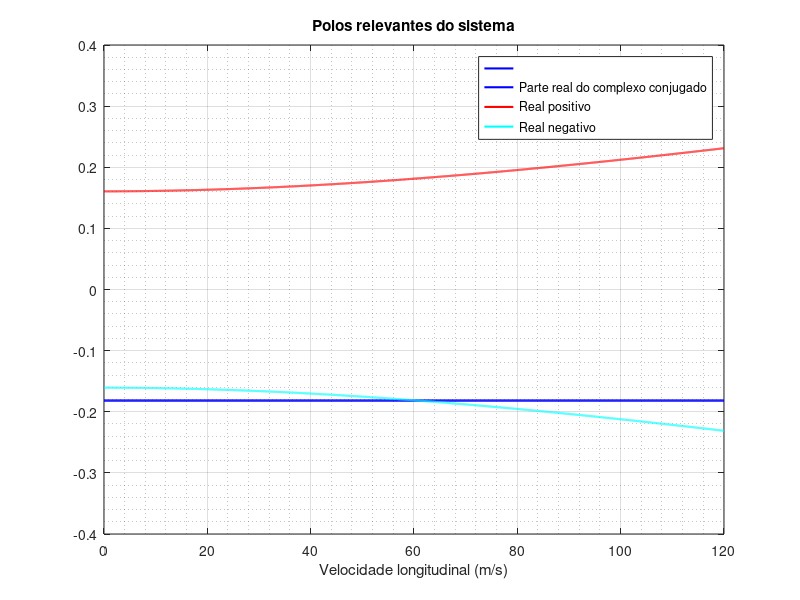
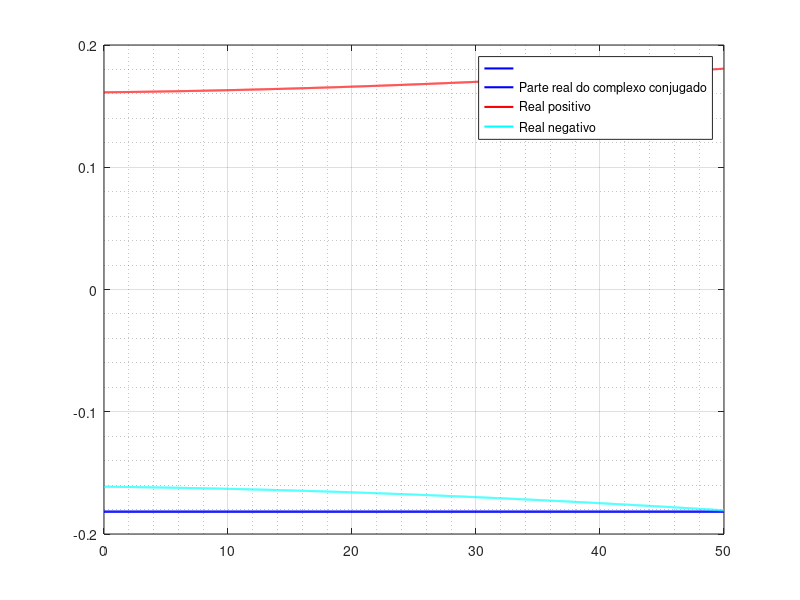

Write MATLAB code to recreate these figures, in order. (Note: this script raises an error after producing the figures.)

%%Análise de polos para variação de velocidade  longitudinal 
resp = [];
intervalovel = 0:0.01:120;

for n = intervalovel
    u = n;
    a = 13*pi/180;
    v = 0;
    
    %primeira coluna
    p11 = 0;
    p21 = 0;
    p31 = 0;
    p41 = -(62717/10);
    p51 = -(96859081111/(44*(-16864415+425920*(cos(a))^2)));
    p61 = (5.05419*10^7*sec(a))/(851840-33728830*sec(a)^2);
    
    %segunda coluna
    p12 = 0;
    p22 = 0;
    p32 = 0;
    p42 = 28717/10;
    p52 = 96859081111/(44*(-16864415+425920*cos(a)^2));
    p62 = -((5.05419*10^7*sec(a))/(851840-33728830*sec(a)^2));
    
    %terceira coluna
    p13 = 0;
    p23 = 0;
    p33 = 0;
    p43 = 0;
    p53 =  (688.225*(0.15714 + 0.01111*a + 0.00017*a^2)*(u + v)^2*cos(a)^2)/(-16864415 + 425920*cos(a)^2) + (2.42*(0.0041 + 0.000041*u)*(1.72656*10^6 - 125.132*(0.21999 + 0.07378*a - 0.00165*a^2)*(u + v)^2)*cos(a)^2)/(-16864415 + 425920*cos(a)^2) + (4.17828*10^6*cos(a)*sin(a))/(-16864415 + 425920*cos(a)^2) - (688.225*(0.21999 + 0.07378*a - 0.00165*a^2)*(u + v)^2*cos(a)*sin(a))/(-16864415 + 425920*cos(a)^2);
    p63 = -((3.79843*10^6*(0.0041 + 0.000041*u)*sec(a))/(851840 - 33728830*sec(a)^2)) - (625.659*(0.15714 + 0.01111*a + 0.00017*a^2)*(u + v)^2*sec(a))/(851840 - 33728830*sec(a)^2) + (275.29*(0.21999 + 0.07378*a - 0.00165*a^2)*(0.0041 + 0.000041*u)*(u +v)^2*sec(a))/(851840 - 33728830*sec(a)^2) - (3.79843*10^6*sec(a)*tan(a))/(851840 - 33728830*sec(a)^2) + (625.659*(0.21999 + 0.07378*a - 0.00165*a^2)*(u + v)^2*sec(a)*tan(a))/(851840 - 33728830*sec(a)^2);
    
    %quarta coluna 
    p14 = 1;
    p24 = 0;
    p34 = 0;
    p44 = -(13987/500);
    p54 = 86173787767/(4400*(16864415 - 425920*cos(a)^2));
    p64 = (224831*sec(a))/(425920 - 16864415*sec(a)^2);
    
    %quinta coluna
    p15 = 0;
    p25 = 1;
    p35 = 0;
    p45 = 25549/1000;
    p55 = 1723475755340/(-1484068520000 + 3.7481*10^10*cos(a)^2);
    p65 = (224831*sec(a))/(-425920 + 16864415*sec(a)^2);
    
    %sexta coluna
    p16 = 0;
    p26 = 0;
    p36 = 1;
    p46 = 0;
    p56 = 0;
    p66 = 0;
    
    Polos = [p11 p12 p13 p14 p15 p16; p21 p22 p23 p24 p25 p26; p31 p32 p33 p34 p35 p36; p41 p42 p43 p44 p45 p46; p51 p52 p53 p54 p55 p56; p61 p62 p63 p64 p65 p66];
    
    z = eig(Polos);

    resp = cat(2, resp, z);
end

resp_rel = resp(3:6,:);
resp_imag = imag(resp_rel);
resp_real = real(resp);
relf = abs(resp_rel);
for i=1:length(relf)
    relf(4,i) = -relf(4,i);
end

LineWidth = 5;
figure(1)
plot(intervalovel, resp_real(3:4,:), "b", "LineWidth", 1.5)
hold on
plot(intervalovel, relf(3,:), "r", "LineWidth", 1.5)
hold on
plot(intervalovel, relf(4,:), "c", "LineWidth", 1.5)
grid on
grid minor
legend( "", "Parte real do complexo conjugado", "Real positivo", "Real negativo")
title("Polos relevantes do sistema")
xlabel('Velocidade longitudinal (m/s)')


%%%%%%%%%%%%%%%%%%%%%%Análise de polos para variação de velocidade do vento
resp = [];
intervalovento = 0:0.01:50;

for n = intervalovento
    u = 10;
    a = 13*pi/180;
    v = n;
    %primeira coluna
    p11 = 0;
    p21 = 0;
    p31 = 0;
    p41 = -(62717/10);
    p51 = -(96859081111/(44*(-16864415+425920*(cos(a))^2)));
    p61 = (5.05419*10^7*sec(a))/(851840-33728830*sec(a)^2);
    
    %segunda coluna
    p12 = 0;
    p22 = 0;
    p32 = 0;
    p42 = 28717/10;
    p52 = 96859081111/(44*(-16864415+425920*cos(a)^2));
    p62 = -((5.05419*10^7*sec(a))/(851840-33728830*sec(a)^2));
    
    %terceira coluna
    p13 = 0;
    p23 = 0;
    p33 = 0;
    p43 = 0;
    p53 =  (688.225*(0.15714 + 0.01111*a + 0.00017*a^2)*(u + v)^2*cos(a)^2)/(-16864415 + 425920*cos(a)^2) + (2.42*(0.0041 + 0.000041*u)*(1.72656*10^6 - 125.132*(0.21999 + 0.07378*a - 0.00165*a^2)*(u + v)^2)*cos(a)^2)/(-16864415 + 425920*cos(a)^2) + (4.17828*10^6*cos(a)*sin(a))/(-16864415 + 425920*cos(a)^2) - (688.225*(0.21999 + 0.07378*a - 0.00165*a^2)*(u + v)^2*cos(a)*sin(a))/(-16864415 + 425920*cos(a)^2);
    p63 = -((3.79843*10^6*(0.0041 + 0.000041*u)*sec(a))/(851840 - 33728830*sec(a)^2)) - (625.659*(0.15714 + 0.01111*a + 0.00017*a^2)*(u + v)^2*sec(a))/(851840 - 33728830*sec(a)^2) + (275.29*(0.21999 + 0.07378*a - 0.00165*a^2)*(0.0041 + 0.000041*u)*(u +v)^2*sec(a))/(851840 - 33728830*sec(a)^2) - (3.79843*10^6*sec(a)*tan(a))/(851840 - 33728830*sec(a)^2) + (625.659*(0.21999 + 0.07378*a - 0.00165*a^2)*(u + v)^2*sec(a)*tan(a))/(851840 - 33728830*sec(a)^2);
    
    %quarta coluna 
    p14 = 1;
    p24 = 0;
    p34 = 0;
    p44 = -(13987/500);
    p54 = 86173787767/(4400*(16864415 - 425920*cos(a)^2));
    p64 = (224831*sec(a))/(425920 - 16864415*sec(a)^2);
    
    %quinta coluna
    p15 = 0;
    p25 = 1;
    p35 = 0;
    p45 = 25549/1000;
    p55 = 1723475755340/(-1484068520000 + 3.7481*10^10*cos(a)^2);
    p65 = (224831*sec(a))/(-425920 + 16864415*sec(a)^2);
    
    %sexta coluna
    p16 = 0;
    p26 = 0;
    p36 = 1;
    p46 = 0;
    p56 = 0;
    p66 = 0;
    
    Polos = [p11 p12 p13 p14 p15 p16; p21 p22 p23 p24 p25 p26; p31 p32 p33 p34 p35 p36; p41 p42 p43 p44 p45 p46; p51 p52 p53 p54 p55 p56; p61 p62 p63 p64 p65 p66];
    z = eig(Polos);
    resp = cat(2, resp, z);
end

resp_rel = resp(3:6,:);
resp_imag = imag(resp_rel);
resp_real = real(resp);

relf = abs(resp_rel);
for i=1:length(relf)
    relf(4,i) = -relf(4,i);
end

% plot(intervalo, resp_imag(1:2,:), "b--", "LineWidth", 1.5)
% hold on
figure(2)
plot(intervalovento, resp_real(3:4,:), "b", "LineWidth", 1.5)
hold on
plot(intervalovento, relf(3,:), "r", "LineWidth", 1.5)
hold on
plot(intervalovento, relf(4,:), "c", "LineWidth", 1.5)
legend( "", "Parte real do complexo conjugado", "Real positivo", "Real negativo" )
grid on
grid minor
title("Polos relevantes do sistema para Phi " + 180*a/pi + "° e velocidade longitudinal " + u + "m/s")
xlabel('Velocidade do vento (m/s)')

%%%%%%%%%%%%%%%%%%%%%%Análise de polos para variação de ângulo
resp = [];
intervaloang = 0:0.0001:pi/3;

for n = intervaloang
    u = 83.35;
    a = n;
    v = 0;
    %primeira coluna
    p11 = 0;
    p21 = 0;
    p31 = 0;
    p41 = -(62717/10);
    p51 = -(96859081111/(44*(-16864415+425920*(cos(a))^2)));
    p61 = (5.05419*10^7*sec(a))/(851840-33728830*sec(a)^2);
    
    %segunda coluna
    p12 = 0;
    p22 = 0;
    p32 = 0;
    p42 = 28717/10;
    p52 = 96859081111/(44*(-16864415+425920*cos(a)^2));
    p62 = -((5.05419*10^7*sec(a))/(851840-33728830*sec(a)^2));
    
    %terceira coluna
    p13 = 0;
    p23 = 0;
    p33 = 0;
    p43 = 0;
    p53 =  (688.225*(0.15714 + 0.01111*a + 0.00017*a^2)*(u + v)^2*cos(a)^2)/(-16864415 + 425920*cos(a)^2) + (2.42*(0.0041 + 0.000041*u)*(1.72656*10^6 - 125.132*(0.21999 + 0.07378*a - 0.00165*a^2)*(u + v)^2)*cos(a)^2)/(-16864415 + 425920*cos(a)^2) + (4.17828*10^6*cos(a)*sin(a))/(-16864415 + 425920*cos(a)^2) - (688.225*(0.21999 + 0.07378*a - 0.00165*a^2)*(u + v)^2*cos(a)*sin(a))/(-16864415 + 425920*cos(a)^2);
    p63 = -((3.79843*10^6*(0.0041 + 0.000041*u)*sec(a))/(851840 - 33728830*sec(a)^2)) - (625.659*(0.15714 + 0.01111*a + 0.00017*a^2)*(u + v)^2*sec(a))/(851840 - 33728830*sec(a)^2) + (275.29*(0.21999 + 0.07378*a - 0.00165*a^2)*(0.0041 + 0.000041*u)*(u +v)^2*sec(a))/(851840 - 33728830*sec(a)^2) - (3.79843*10^6*sec(a)*tan(a))/(851840 - 33728830*sec(a)^2) + (625.659*(0.21999 + 0.07378*a - 0.00165*a^2)*(u + v)^2*sec(a)*tan(a))/(851840 - 33728830*sec(a)^2);
    
    %quarta coluna 
    p14 = 1;
    p24 = 0;
    p34 = 0;
    p44 = -(13987/500);
    p54 = 86173787767/(4400*(16864415 - 425920*cos(a)^2));
    p64 = (224831*sec(a))/(425920 - 16864415*sec(a)^2);
    
    %quinta coluna
    p15 = 0;
    p25 = 1;
    p35 = 0;
    p45 = 25549/1000;
    p55 = 1723475755340/(-1484068520000 + 3.7481*10^10*cos(a)^2);
    p65 = (224831*sec(a))/(-425920 + 16864415*sec(a)^2);
    
    %sexta coluna
    p16 = 0;
    p26 = 0;
    p36 = 1;
    p46 = 0;
    p56 = 0;
    p66 = 0;
    
    Polos = [p11 p12 p13 p14 p15 p16; p21 p22 p23 p24 p25 p26; p31 p32 p33 p34 p35 p36; p41 p42 p43 p44 p45 p46; p51 p52 p53 p54 p55 p56; p61 p62 p63 p64 p65 p66];
    z = eig(Polos);
    resp = cat(2, resp, z);
end

resp_rel = resp(3:6,:);
resp_imag = imag(resp_rel);
resp_real = real(resp);

relf = abs(resp_rel);
for i=1:length(relf)
    relf(4,i) = -relf(4,i);
end

% plot(intervalo, resp_imag(1:2,:), "b--")
% hold on
figure(3)
plot(intervaloang*180/pi, resp_real(3:4,:), "b", "LineWidth", 1.5)
hold on
plot(intervaloang*180/pi, relf(3,:), "r", "LineWidth", 1.5)
hold on
plot(intervaloang*180/pi, relf(4,:), "c", "LineWidth", 1.5)
grid on
grid minor
legend( "", "Parte real do complexo conjugado", "Real positivo", "Real negativo" )
title("Polos relevantes do sistema para vento " + v + "m/s e velocidade longitudinal " + u + "m/s")
xlabel('Ângulo (graus)')
